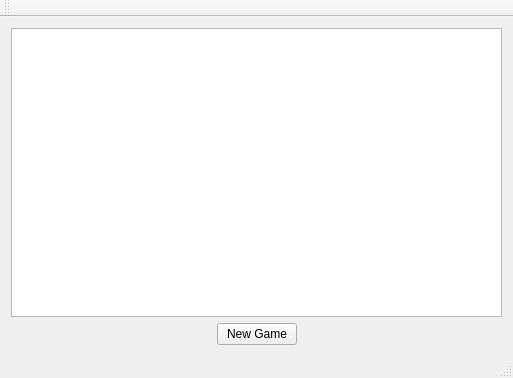
<?xml version="1.0" encoding="UTF-8"?>
<ui version="4.0">
 <class>PEWindow</class>
 <widget class="QMainWindow" name="PEWindow">
  <property name="geometry">
   <rect>
    <x>0</x>
    <y>0</y>
    <width>513</width>
    <height>378</height>
   </rect>
  </property>
  <property name="windowTitle">
   <string>PEWindow</string>
  </property>
  <widget class="QWidget" name="centralWidget">
   <layout class="QGridLayout" name="gridLayout">
    <item row="1" column="0">
     <spacer name="horizontalSpacer">
      <property name="orientation">
       <enum>Qt::Horizontal</enum>
      </property>
      <property name="sizeHint" stdset="0">
       <size>
        <width>40</width>
        <height>20</height>
       </size>
      </property>
     </spacer>
    </item>
    <item row="1" column="1">
     <widget class="QPushButton" name="pushButton">
      <property name="text">
       <string>New Game</string>
      </property>
     </widget>
    </item>
    <item row="1" column="2">
     <spacer name="horizontalSpacer_2">
      <property name="orientation">
       <enum>Qt::Horizontal</enum>
      </property>
      <property name="sizeHint" stdset="0">
       <size>
        <width>40</width>
        <height>20</height>
       </size>
      </property>
     </spacer>
    </item>
    <item row="0" column="0" colspan="3">
     <widget class="QGraphicsView" name="graphicsView"/>
    </item>
   </layout>
  </widget>
  <widget class="QMenuBar" name="menuBar">
   <property name="geometry">
    <rect>
     <x>0</x>
     <y>0</y>
     <width>513</width>
     <height>22</height>
    </rect>
   </property>
  </widget>
  <widget class="QToolBar" name="mainToolBar">
   <attribute name="toolBarArea">
    <enum>TopToolBarArea</enum>
   </attribute>
   <attribute name="toolBarBreak">
    <bool>false</bool>
   </attribute>
  </widget>
  <widget class="QStatusBar" name="statusBar"/>
 </widget>
 <layoutdefault spacing="6" margin="11"/>
 <resources/>
 <connections/>
</ui>
